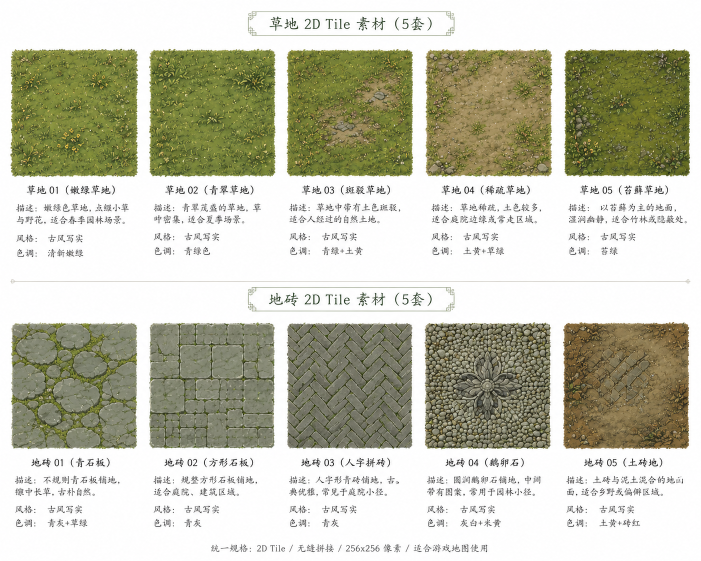
#> input picture assets/rooms/草地和地砖.png, 1402 x 1122 px (shown at 1/2 size)
$ python process_ground_tiles.py
#> lines starting #> are read from the running program, lines starting #| are printed output that depends on the picture
#!/usr/bin/env python3
"""Crop the 10 ground tiles from the source contact sheet.

The source image is a presentation sheet with five grass tiles and five stone
tiles. Each tile is shown as a 256x256 square with decorative/white edges, so
we crop the inner area and resize back to 256x256 for seamless-ish game use.
"""

from pathlib import Path
from PIL import Image, ImageEnhance, ImageOps


ROOT = Path(__file__).resolve().parents[1]
SOURCE = ROOT / "assets" / "rooms" / "草地和地砖.png"
OUT_DIR = ROOT / "assets" / "tiles"

TILE_SIZE = 256
INNER_MARGIN = 32

# Top-left positions of the ten 256x256 tiles in the contact sheet.
SPECS = [
    ("ground_grass_01.png", (21, 96), 32, 0.96, 1.04),
    ("ground_grass_02.png", (286, 96), 32, 0.98, 1.03),
    ("ground_grass_03.png", (552, 96), 32, 0.98, 1.04),
    ("ground_grass_04.png", (818, 96), 64, 1.00, 1.03),
    ("ground_grass_05.png", (1083, 96), 32, 0.96, 1.02),
    ("ground_stone_01.png", (21, 620), 32, 0.96, 1.02),
    ("ground_stone_02.png", (286, 620), 32, 0.96, 1.02),
    ("ground_stone_03.png", (552, 620), 32, 0.96, 1.02),
    ("ground_stone_04.png", (818, 620), 32, 0.94, 1.01),
    ("ground_stone_05.png", (1083, 620), 32, 0.98, 1.04),
]


def crop_inner(img, x, y, margin):
    box = (
        x + margin,
        y + margin,
        x + TILE_SIZE - margin,
        y + TILE_SIZE - margin,
    )
    return img.crop(box).resize((TILE_SIZE, TILE_SIZE), Image.Resampling.LANCZOS)


def normalize(img, brightness, contrast):
    img = ImageOps.autocontrast(img, cutoff=1)
    img = ImageEnhance.Brightness(img).enhance(brightness)
    img = ImageEnhance.Contrast(img).enhance(contrast)
    return img


def main():
    OUT_DIR.mkdir(parents=True, exist_ok=True)
    src = Image.open(SOURCE).convert("RGB")
#> src is the input picture: PIL image 1402x1122 RGB; mean R, G, B 195.8, 195.9, 178.5
    for filename, (x, y), margin, brightness, contrast in SPECS:
        tile = crop_inner(src, x, y, margin)
        tile = normalize(tile, brightness, contrast)
        out = OUT_DIR / filename
        tile.save(out, optimize=True)
        print(f"wrote {out.relative_to(ROOT)}")
#> this loop made 10 passes
#> pass 1, in main, `tile = crop_inner(src, x, y, margin)`:
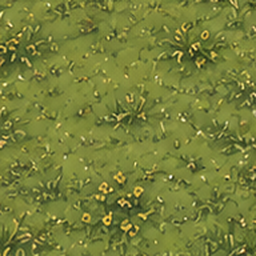
#> tile: PIL image 256x256 RGB; mean R, G, B 118.5, 127, 57.5
#> pass 1, in normalize, `img = ImageOps.autocontrast(img, cutoff=1)`:
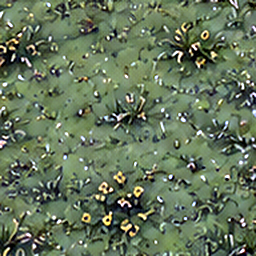
#> img: PIL image 256x256 RGB; mean R, G, B 101.2, 117.2, 91.1
#> after the loop:
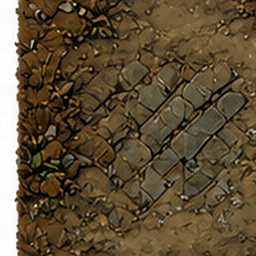
#> tile: PIL image 256x256 RGB; mean R, G, B 95.7, 80.2, 54.3


if __name__ == "__main__":
    main()

$ run again, with assets/rooms/bamboo_cluster_large.png copied over assets/rooms/草地和地砖.png
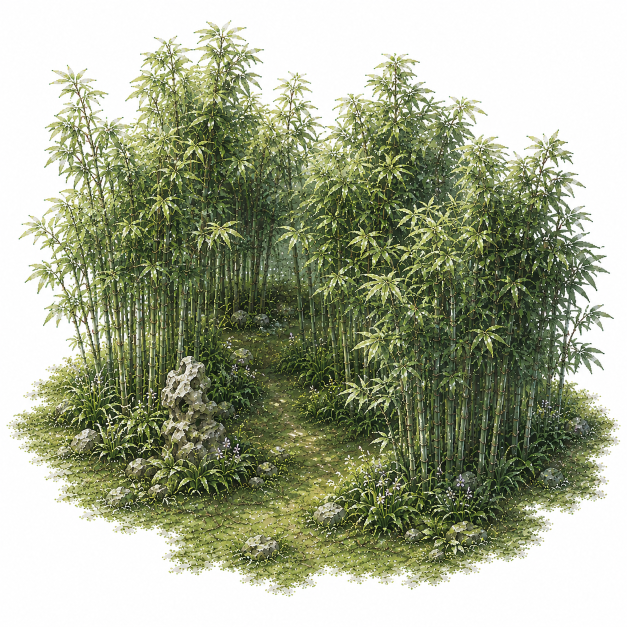
#> input picture assets/rooms/bamboo_cluster_large.png, 1254 x 1254 px (shown at 1/2 size)
#> in main, src is the input picture: PIL image 1254x1254 RGB; mean R, G, B 163.6, 169.6, 144.5
#> the loop in main, `for filename, (x, y), margin, brightness, contrast in SPECS:` made 10 passes
#> pass 1, in normalize, `img = ImageOps.autocontrast(img, cutoff=1)`:
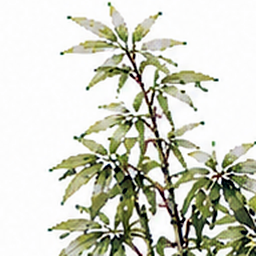
#> img: PIL image 256x256 RGB; mean R, G, B 208.4, 210, 196.8
#> after the loop in main, `for filename, (x, y), margin, brightness, contrast in SPECS:`:
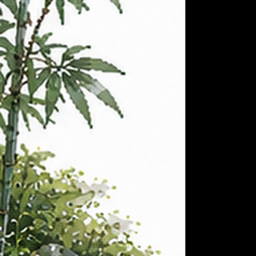
#> tile: PIL image 256x256 RGB; mean R, G, B 142.9, 146.2, 136.1

$ run again, with assets/rooms/bamboo_cluster_medium.png copied over assets/rooms/草地和地砖.png
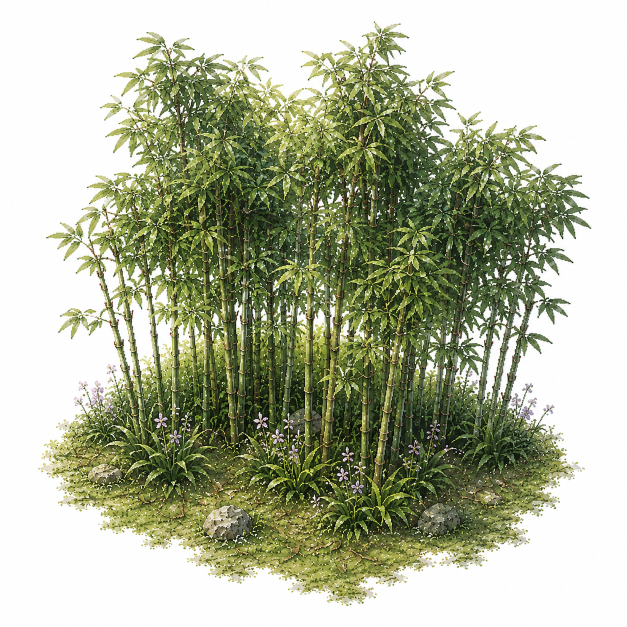
#> input picture assets/rooms/bamboo_cluster_medium.png, 1254 x 1254 px (shown at 1/2 size)
#> in main, src is the input picture: PIL image 1254x1254 RGB; mean R, G, B 175.4, 180.5, 155.6
#> the loop in main, `for filename, (x, y), margin, brightness, contrast in SPECS:` made 10 passes
#> pass 1, in normalize, `img = ImageOps.autocontrast(img, cutoff=1)`:
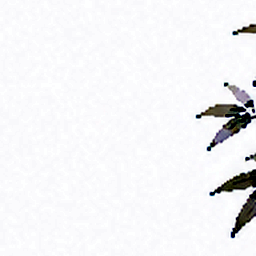
#> img: PIL image 256x256 RGB; mean R, G, B 242.4, 242.5, 244.4
#> after the loop in main, `for filename, (x, y), margin, brightness, contrast in SPECS:`:
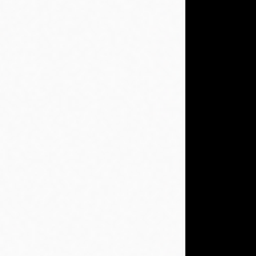
#> tile: PIL image 256x256 RGB; mean R, G, B 181, 180.9, 180.9
